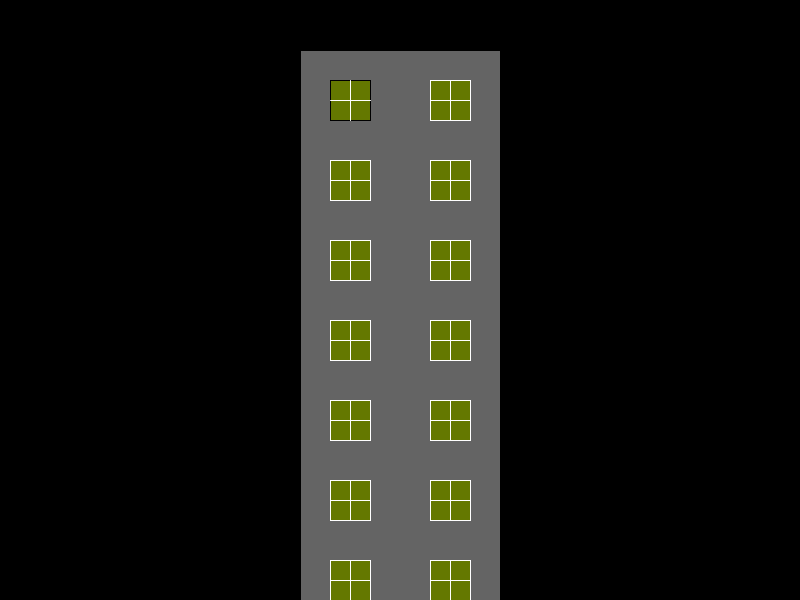
Frame 1 (no input)
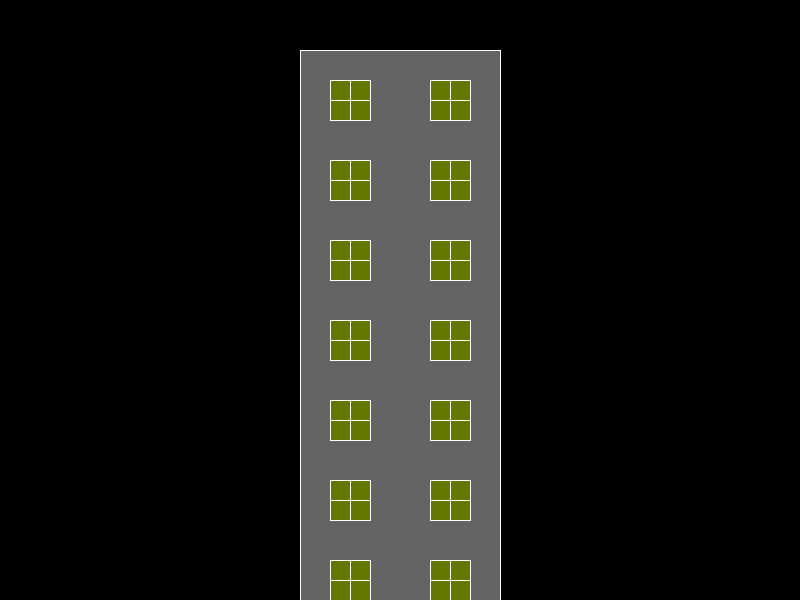
Frame 60 (the mouse pressed at the canvas centre just before this capture)
Frame 120 (the mouse held since frame 60 and released just before this capture): identical to frame 60, image omitted

The Processing sketch that drew these frames (run headless with seeded random() and noise(); from frame 60 on, the mouse is pressed at the canvas centre):

// Processing sketch: processing_162777
// ── processing_162777.pde

void setup() {
  size(800, 600);
}
void draw() {
  background(0);
  fill(100);
  rect(300, 50, 200, 550);
  int x = 350;
  int y =100;

  while (y < height) {
    drawWindow(x, y);
    drawWindow(x+100, y);
    y = y + 80;
  }
}

void drawWindow (int x, int y) {
  fill(100, 120, 0);
  rect(x-20, y-20, 40, 40);
  stroke(255);
  line(x-20, y, x+20, y);
  line(x, y+20, x, y-20);
}
